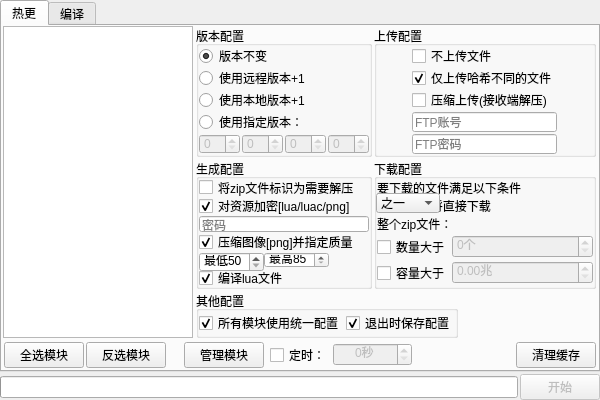
<?xml version="1.0" encoding="UTF-8"?>
<ui version="4.0">
 <class>ToolForm</class>
 <widget class="QWidget" name="ToolForm">
  <property name="windowModality">
   <enum>Qt::WindowModal</enum>
  </property>
  <property name="geometry">
   <rect>
    <x>0</x>
    <y>0</y>
    <width>600</width>
    <height>400</height>
   </rect>
  </property>
  <property name="sizePolicy">
   <sizepolicy hsizetype="Fixed" vsizetype="Fixed">
    <horstretch>0</horstretch>
    <verstretch>0</verstretch>
   </sizepolicy>
  </property>
  <property name="minimumSize">
   <size>
    <width>600</width>
    <height>400</height>
   </size>
  </property>
  <property name="maximumSize">
   <size>
    <width>600</width>
    <height>400</height>
   </size>
  </property>
  <property name="windowTitle">
   <string>工具</string>
  </property>
  <property name="windowIcon">
   <iconset>
    <normalon>:/res/IcoMain.ico</normalon>
   </iconset>
  </property>
  <layout class="QVBoxLayout" name="verticalLayout_2">
   <property name="spacing">
    <number>2</number>
   </property>
   <property name="leftMargin">
    <number>0</number>
   </property>
   <property name="topMargin">
    <number>0</number>
   </property>
   <property name="rightMargin">
    <number>0</number>
   </property>
   <property name="bottomMargin">
    <number>0</number>
   </property>
   <item>
    <widget class="QTabWidget" name="TabWidget">
     <property name="currentIndex">
      <number>0</number>
     </property>
     <widget class="QWidget" name="TabHotUpdate">
      <property name="sizePolicy">
       <sizepolicy hsizetype="Preferred" vsizetype="Preferred">
        <horstretch>0</horstretch>
        <verstretch>0</verstretch>
       </sizepolicy>
      </property>
      <attribute name="title">
       <string>热更</string>
      </attribute>
      <layout class="QVBoxLayout" name="verticalLayout" stretch="20,1">
       <property name="spacing">
        <number>2</number>
       </property>
       <property name="leftMargin">
        <number>0</number>
       </property>
       <property name="topMargin">
        <number>0</number>
       </property>
       <property name="rightMargin">
        <number>0</number>
       </property>
       <property name="bottomMargin">
        <number>0</number>
       </property>
       <item>
        <layout class="QGridLayout" name="gridLayout_6" columnstretch="4,5">
         <property name="leftMargin">
          <number>0</number>
         </property>
         <property name="topMargin">
          <number>0</number>
         </property>
         <property name="rightMargin">
          <number>0</number>
         </property>
         <property name="bottomMargin">
          <number>0</number>
         </property>
         <property name="horizontalSpacing">
          <number>2</number>
         </property>
         <item row="0" column="0">
          <widget class="QTreeWidget" name="ModuleTreeWidget">
           <property name="minimumSize">
            <size>
             <width>190</width>
             <height>0</height>
            </size>
           </property>
           <property name="maximumSize">
            <size>
             <width>190</width>
             <height>16777215</height>
            </size>
           </property>
           <property name="selectionBehavior">
            <enum>QAbstractItemView::SelectItems</enum>
           </property>
           <property name="indentation">
            <number>12</number>
           </property>
           <attribute name="headerVisible">
            <bool>false</bool>
           </attribute>
           <column>
            <property name="text">
             <string notr="true">1</string>
            </property>
           </column>
          </widget>
         </item>
         <item row="0" column="1">
          <widget class="QWidget" name="SettingWidget" native="true">
           <property name="minimumSize">
            <size>
             <width>400</width>
             <height>0</height>
            </size>
           </property>
           <property name="maximumSize">
            <size>
             <width>400</width>
             <height>16777215</height>
            </size>
           </property>
           <layout class="QGridLayout" name="gridLayout_3">
            <property name="leftMargin">
             <number>0</number>
            </property>
            <property name="topMargin">
             <number>0</number>
            </property>
            <property name="rightMargin">
             <number>0</number>
            </property>
            <property name="bottomMargin">
             <number>0</number>
            </property>
            <property name="spacing">
             <number>2</number>
            </property>
            <item row="0" column="2">
             <widget class="QGroupBox" name="UploadGroupBox">
              <property name="title">
               <string>上传配置</string>
              </property>
              <layout class="QGridLayout" name="gridLayout_2">
               <property name="leftMargin">
                <number>0</number>
               </property>
               <property name="topMargin">
                <number>0</number>
               </property>
               <property name="rightMargin">
                <number>0</number>
               </property>
               <property name="bottomMargin">
                <number>0</number>
               </property>
               <property name="spacing">
                <number>2</number>
               </property>
               <item row="0" column="0">
                <widget class="QCheckBox" name="NoUploadCheckBox">
                 <property name="sizePolicy">
                  <sizepolicy hsizetype="Fixed" vsizetype="Fixed">
                   <horstretch>0</horstretch>
                   <verstretch>0</verstretch>
                  </sizepolicy>
                 </property>
                 <property name="text">
                  <string>不上传文件</string>
                 </property>
                </widget>
               </item>
               <item row="1" column="0">
                <widget class="QCheckBox" name="UploadDiffHashCheckBox">
                 <property name="enabled">
                  <bool>true</bool>
                 </property>
                 <property name="sizePolicy">
                  <sizepolicy hsizetype="Fixed" vsizetype="Fixed">
                   <horstretch>0</horstretch>
                   <verstretch>0</verstretch>
                  </sizepolicy>
                 </property>
                 <property name="text">
                  <string>仅上传哈希不同的文件</string>
                 </property>
                 <property name="checked">
                  <bool>true</bool>
                 </property>
                </widget>
               </item>
               <item row="2" column="0">
                <widget class="QCheckBox" name="UploadZipCheckBox">
                 <property name="sizePolicy">
                  <sizepolicy hsizetype="Fixed" vsizetype="Fixed">
                   <horstretch>0</horstretch>
                   <verstretch>0</verstretch>
                  </sizepolicy>
                 </property>
                 <property name="font">
                  <font>
                   <pointsize>9</pointsize>
                  </font>
                 </property>
                 <property name="text">
                  <string>压缩上传(接收端解压)</string>
                 </property>
                </widget>
               </item>
               <item row="3" column="0">
                <widget class="QLineEdit" name="FtpAccountLineEdit">
                 <property name="sizePolicy">
                  <sizepolicy hsizetype="Preferred" vsizetype="Fixed">
                   <horstretch>0</horstretch>
                   <verstretch>0</verstretch>
                  </sizepolicy>
                 </property>
                 <property name="maxLength">
                  <number>32</number>
                 </property>
                 <property name="placeholderText">
                  <string>FTP账号</string>
                 </property>
                 <property name="clearButtonEnabled">
                  <bool>true</bool>
                 </property>
                </widget>
               </item>
               <item row="4" column="0">
                <widget class="QLineEdit" name="FtpPasswordLineEdit">
                 <property name="sizePolicy">
                  <sizepolicy hsizetype="Preferred" vsizetype="Fixed">
                   <horstretch>0</horstretch>
                   <verstretch>0</verstretch>
                  </sizepolicy>
                 </property>
                 <property name="maxLength">
                  <number>32</number>
                 </property>
                 <property name="placeholderText">
                  <string>FTP密码</string>
                 </property>
                 <property name="clearButtonEnabled">
                  <bool>true</bool>
                 </property>
                </widget>
               </item>
              </layout>
             </widget>
            </item>
            <item row="0" column="1">
             <widget class="QGroupBox" name="VersionGroupBox">
              <property name="title">
               <string>版本配置</string>
              </property>
              <layout class="QGridLayout" name="gridLayout">
               <property name="leftMargin">
                <number>0</number>
               </property>
               <property name="topMargin">
                <number>0</number>
               </property>
               <property name="rightMargin">
                <number>0</number>
               </property>
               <property name="bottomMargin">
                <number>0</number>
               </property>
               <property name="spacing">
                <number>2</number>
               </property>
               <item row="0" column="0" colspan="2">
                <widget class="QRadioButton" name="V3RadioButton">
                 <property name="sizePolicy">
                  <sizepolicy hsizetype="Fixed" vsizetype="Fixed">
                   <horstretch>0</horstretch>
                   <verstretch>0</verstretch>
                  </sizepolicy>
                 </property>
                 <property name="text">
                  <string>版本不变</string>
                 </property>
                 <property name="checked">
                  <bool>true</bool>
                 </property>
                </widget>
               </item>
               <item row="2" column="0" colspan="3">
                <widget class="QRadioButton" name="V2RadioButton">
                 <property name="sizePolicy">
                  <sizepolicy hsizetype="Fixed" vsizetype="Fixed">
                   <horstretch>0</horstretch>
                   <verstretch>0</verstretch>
                  </sizepolicy>
                 </property>
                 <property name="text">
                  <string>使用本地版本+1</string>
                 </property>
                </widget>
               </item>
               <item row="3" column="0" colspan="3">
                <widget class="QRadioButton" name="V4RadioButton">
                 <property name="sizePolicy">
                  <sizepolicy hsizetype="Fixed" vsizetype="Fixed">
                   <horstretch>0</horstretch>
                   <verstretch>0</verstretch>
                  </sizepolicy>
                 </property>
                 <property name="text">
                  <string>使用指定版本：</string>
                 </property>
                </widget>
               </item>
               <item row="4" column="0">
                <widget class="QSpinBox" name="V1SpinBox">
                 <property name="enabled">
                  <bool>false</bool>
                 </property>
                </widget>
               </item>
               <item row="4" column="1">
                <widget class="QSpinBox" name="V2SpinBox">
                 <property name="enabled">
                  <bool>false</bool>
                 </property>
                </widget>
               </item>
               <item row="4" column="2">
                <widget class="QSpinBox" name="V3SpinBox">
                 <property name="enabled">
                  <bool>false</bool>
                 </property>
                </widget>
               </item>
               <item row="4" column="3">
                <widget class="QSpinBox" name="V4SpinBox">
                 <property name="enabled">
                  <bool>false</bool>
                 </property>
                </widget>
               </item>
               <item row="1" column="0" colspan="3">
                <widget class="QRadioButton" name="V1RadioButton">
                 <property name="text">
                  <string>使用远程版本+1</string>
                 </property>
                </widget>
               </item>
              </layout>
             </widget>
            </item>
            <item row="1" column="2">
             <widget class="QGroupBox" name="DownloadGroupBox">
              <property name="title">
               <string>下载配置</string>
              </property>
              <layout class="QGridLayout" name="gridLayout_5">
               <property name="leftMargin">
                <number>0</number>
               </property>
               <property name="topMargin">
                <number>0</number>
               </property>
               <property name="rightMargin">
                <number>0</number>
               </property>
               <property name="bottomMargin">
                <number>0</number>
               </property>
               <property name="spacing">
                <number>2</number>
               </property>
               <item row="0" column="0" colspan="2">
                <widget class="QLabel" name="label">
                 <property name="enabled">
                  <bool>true</bool>
                 </property>
                 <property name="sizePolicy">
                  <sizepolicy hsizetype="Fixed" vsizetype="Fixed">
                   <horstretch>0</horstretch>
                   <verstretch>0</verstretch>
                  </sizepolicy>
                 </property>
                 <property name="text">
                  <string>要下载的文件满足以下条件
         时，将直接下载
整个zip文件：</string>
                 </property>
                 <property name="textFormat">
                  <enum>Qt::PlainText</enum>
                 </property>
                 <property name="scaledContents">
                  <bool>false</bool>
                 </property>
                 <property name="margin">
                  <number>0</number>
                 </property>
                 <property name="indent">
                  <number>-1</number>
                 </property>
                </widget>
               </item>
               <item row="1" column="0">
                <widget class="QCheckBox" name="NumFilterCheckBox">
                 <property name="sizePolicy">
                  <sizepolicy hsizetype="Fixed" vsizetype="Fixed">
                   <horstretch>0</horstretch>
                   <verstretch>0</verstretch>
                  </sizepolicy>
                 </property>
                 <property name="text">
                  <string>数量大于</string>
                 </property>
                </widget>
               </item>
               <item row="1" column="1">
                <widget class="QSpinBox" name="NumFilterSpinBox">
                 <property name="enabled">
                  <bool>false</bool>
                 </property>
                 <property name="sizePolicy">
                  <sizepolicy hsizetype="Expanding" vsizetype="Fixed">
                   <horstretch>0</horstretch>
                   <verstretch>0</verstretch>
                  </sizepolicy>
                 </property>
                 <property name="suffix">
                  <string>个</string>
                 </property>
                 <property name="maximum">
                  <number>9999</number>
                 </property>
                </widget>
               </item>
               <item row="2" column="0">
                <widget class="QCheckBox" name="SizeFilterCheckBox">
                 <property name="sizePolicy">
                  <sizepolicy hsizetype="Fixed" vsizetype="Fixed">
                   <horstretch>0</horstretch>
                   <verstretch>0</verstretch>
                  </sizepolicy>
                 </property>
                 <property name="text">
                  <string>容量大于</string>
                 </property>
                </widget>
               </item>
               <item row="2" column="1">
                <widget class="QDoubleSpinBox" name="SizeFilterSpinBox">
                 <property name="enabled">
                  <bool>false</bool>
                 </property>
                 <property name="sizePolicy">
                  <sizepolicy hsizetype="Expanding" vsizetype="Fixed">
                   <horstretch>0</horstretch>
                   <verstretch>0</verstretch>
                  </sizepolicy>
                 </property>
                 <property name="prefix">
                  <string/>
                 </property>
                 <property name="suffix">
                  <string>兆</string>
                 </property>
                 <property name="decimals">
                  <number>2</number>
                 </property>
                </widget>
               </item>
              </layout>
              <widget class="QComboBox" name="DownloadFilterComboBox">
               <property name="geometry">
                <rect>
                 <x>2</x>
                 <y>34</y>
                 <width>64</width>
                 <height>20</height>
                </rect>
               </property>
               <property name="sizePolicy">
                <sizepolicy hsizetype="Preferred" vsizetype="Preferred">
                 <horstretch>0</horstretch>
                 <verstretch>0</verstretch>
                </sizepolicy>
               </property>
               <item>
                <property name="text">
                 <string>之一</string>
                </property>
               </item>
               <item>
                <property name="text">
                 <string>全部</string>
                </property>
               </item>
              </widget>
              <zorder>NumFilterCheckBox</zorder>
              <zorder>NumFilterSpinBox</zorder>
              <zorder>SizeFilterCheckBox</zorder>
              <zorder>SizeFilterSpinBox</zorder>
              <zorder>label</zorder>
              <zorder>DownloadFilterComboBox</zorder>
             </widget>
            </item>
            <item row="1" column="1">
             <widget class="QGroupBox" name="GenerateGroupBox">
              <property name="title">
               <string>生成配置</string>
              </property>
              <layout class="QGridLayout" name="gridLayout_4">
               <property name="leftMargin">
                <number>0</number>
               </property>
               <property name="topMargin">
                <number>0</number>
               </property>
               <property name="rightMargin">
                <number>0</number>
               </property>
               <property name="bottomMargin">
                <number>0</number>
               </property>
               <property name="horizontalSpacing">
                <number>0</number>
               </property>
               <property name="verticalSpacing">
                <number>2</number>
               </property>
               <item row="0" column="0" colspan="2">
                <widget class="QCheckBox" name="UncomperssZipCheckBox">
                 <property name="sizePolicy">
                  <sizepolicy hsizetype="Fixed" vsizetype="Fixed">
                   <horstretch>0</horstretch>
                   <verstretch>0</verstretch>
                  </sizepolicy>
                 </property>
                 <property name="text">
                  <string>将zip文件标识为需要解压</string>
                 </property>
                </widget>
               </item>
               <item row="1" column="0" colspan="2">
                <widget class="QCheckBox" name="EncryptResCheckBox">
                 <property name="text">
                  <string>对资源加密[lua/luac/png]</string>
                 </property>
                 <property name="checked">
                  <bool>true</bool>
                 </property>
                </widget>
               </item>
               <item row="2" column="0" colspan="2">
                <widget class="QLineEdit" name="EncryptResPasswordLineEdit">
                 <property name="sizePolicy">
                  <sizepolicy hsizetype="Preferred" vsizetype="Fixed">
                   <horstretch>0</horstretch>
                   <verstretch>0</verstretch>
                  </sizepolicy>
                 </property>
                 <property name="maxLength">
                  <number>16</number>
                 </property>
                 <property name="placeholderText">
                  <string>密码</string>
                 </property>
                 <property name="clearButtonEnabled">
                  <bool>true</bool>
                 </property>
                </widget>
               </item>
               <item row="3" column="0" colspan="2">
                <widget class="QCheckBox" name="CompressImgCheckBox">
                 <property name="text">
                  <string>压缩图像[png]并指定质量</string>
                 </property>
                 <property name="checked">
                  <bool>true</bool>
                 </property>
                </widget>
               </item>
               <item row="4" column="0">
                <widget class="QSpinBox" name="MinQualitySpinBox">
                 <property name="sizePolicy">
                  <sizepolicy hsizetype="Fixed" vsizetype="Fixed">
                   <horstretch>0</horstretch>
                   <verstretch>0</verstretch>
                  </sizepolicy>
                 </property>
                 <property name="minimumSize">
                  <size>
                   <width>64</width>
                   <height>20</height>
                  </size>
                 </property>
                 <property name="prefix">
                  <string>最低</string>
                 </property>
                 <property name="minimum">
                  <number>50</number>
                 </property>
                </widget>
               </item>
               <item row="4" column="1" alignment="Qt::AlignLeft">
                <widget class="QSpinBox" name="MaxQualitySpinBox">
                 <property name="sizePolicy">
                  <sizepolicy hsizetype="Fixed" vsizetype="Fixed">
                   <horstretch>0</horstretch>
                   <verstretch>0</verstretch>
                  </sizepolicy>
                 </property>
                 <property name="prefix">
                  <string>最高</string>
                 </property>
                 <property name="minimum">
                  <number>85</number>
                 </property>
                </widget>
               </item>
               <item row="5" column="0" colspan="2">
                <widget class="QCheckBox" name="CompileLuaCheckBox">
                 <property name="text">
                  <string>编译lua文件</string>
                 </property>
                 <property name="checked">
                  <bool>true</bool>
                 </property>
                </widget>
               </item>
              </layout>
             </widget>
            </item>
            <item row="2" column="1" colspan="2" alignment="Qt::AlignLeft">
             <widget class="QGroupBox" name="OtherSettingGroupBox">
              <property name="sizePolicy">
               <sizepolicy hsizetype="Fixed" vsizetype="Fixed">
                <horstretch>0</horstretch>
                <verstretch>0</verstretch>
               </sizepolicy>
              </property>
              <property name="title">
               <string>其他配置</string>
              </property>
              <layout class="QHBoxLayout" name="horizontalLayout_5">
               <property name="spacing">
                <number>2</number>
               </property>
               <property name="leftMargin">
                <number>0</number>
               </property>
               <property name="topMargin">
                <number>0</number>
               </property>
               <property name="rightMargin">
                <number>0</number>
               </property>
               <property name="bottomMargin">
                <number>0</number>
               </property>
               <item>
                <widget class="QCheckBox" name="UniqueConfigCheckBox">
                 <property name="text">
                  <string>所有模块使用统一配置</string>
                 </property>
                 <property name="checked">
                  <bool>true</bool>
                 </property>
                </widget>
               </item>
               <item>
                <widget class="QCheckBox" name="SaveOnExitCheckBox">
                 <property name="text">
                  <string>退出时保存配置</string>
                 </property>
                 <property name="checked">
                  <bool>true</bool>
                 </property>
                </widget>
               </item>
              </layout>
             </widget>
            </item>
           </layout>
          </widget>
         </item>
        </layout>
       </item>
       <item>
        <layout class="QHBoxLayout" name="horizontalLayout_4" stretch="4,5">
         <property name="spacing">
          <number>2</number>
         </property>
         <item>
          <layout class="QHBoxLayout" name="horizontalLayout_2">
           <property name="spacing">
            <number>2</number>
           </property>
           <property name="leftMargin">
            <number>2</number>
           </property>
           <property name="topMargin">
            <number>2</number>
           </property>
           <property name="rightMargin">
            <number>2</number>
           </property>
           <property name="bottomMargin">
            <number>2</number>
           </property>
           <item>
            <widget class="QPushButton" name="SelectAllButton">
             <property name="text">
              <string>全选模块</string>
             </property>
             <property name="icon">
              <iconset resource="UI.qrc">
               <normaloff>:/res/ImgPlus.png</normaloff>:/res/ImgPlus.png</iconset>
             </property>
            </widget>
           </item>
           <item>
            <widget class="QPushButton" name="SelectOtherButton">
             <property name="text">
              <string>反选模块</string>
             </property>
             <property name="icon">
              <iconset resource="UI.qrc">
               <normaloff>:/res/ImgDel.png</normaloff>:/res/ImgDel.png</iconset>
             </property>
            </widget>
           </item>
           <item>
            <spacer name="horizontalSpacer">
             <property name="orientation">
              <enum>Qt::Horizontal</enum>
             </property>
             <property name="sizeHint" stdset="0">
              <size>
               <width>1</width>
               <height>20</height>
              </size>
             </property>
            </spacer>
           </item>
           <item>
            <widget class="QPushButton" name="ManageModuleButton">
             <property name="sizePolicy">
              <sizepolicy hsizetype="Minimum" vsizetype="Fixed">
               <horstretch>0</horstretch>
               <verstretch>0</verstretch>
              </sizepolicy>
             </property>
             <property name="text">
              <string>管理模块</string>
             </property>
             <property name="icon">
              <iconset resource="UI.qrc">
               <normaloff>:/res/ImgGear.png</normaloff>:/res/ImgGear.png</iconset>
             </property>
            </widget>
           </item>
          </layout>
         </item>
         <item>
          <layout class="QHBoxLayout" name="horizontalLayout_3">
           <property name="spacing">
            <number>2</number>
           </property>
           <property name="leftMargin">
            <number>2</number>
           </property>
           <property name="topMargin">
            <number>2</number>
           </property>
           <property name="rightMargin">
            <number>2</number>
           </property>
           <property name="bottomMargin">
            <number>2</number>
           </property>
           <item>
            <widget class="QCheckBox" name="StartTimerCheckBox">
             <property name="text">
              <string>定时：</string>
             </property>
            </widget>
           </item>
           <item>
            <widget class="QSpinBox" name="StartTimerSpinBox">
             <property name="enabled">
              <bool>false</bool>
             </property>
             <property name="wrapping">
              <bool>false</bool>
             </property>
             <property name="alignment">
              <set>Qt::AlignCenter</set>
             </property>
             <property name="suffix">
              <string>秒</string>
             </property>
             <property name="maximum">
              <number>100000</number>
             </property>
             <property name="singleStep">
              <number>1800</number>
             </property>
            </widget>
           </item>
           <item>
            <spacer name="horizontalSpacer_2">
             <property name="orientation">
              <enum>Qt::Horizontal</enum>
             </property>
             <property name="sizeType">
              <enum>QSizePolicy::Expanding</enum>
             </property>
             <property name="sizeHint" stdset="0">
              <size>
               <width>1</width>
               <height>20</height>
              </size>
             </property>
            </spacer>
           </item>
           <item>
            <widget class="QPushButton" name="ClearTempButton">
             <property name="text">
              <string>清理缓存</string>
             </property>
             <property name="icon">
              <iconset resource="UI.qrc">
               <normaloff>:/res/ImgClear.png</normaloff>:/res/ImgClear.png</iconset>
             </property>
            </widget>
           </item>
          </layout>
         </item>
        </layout>
       </item>
      </layout>
     </widget>
     <widget class="QWidget" name="TabCompile">
      <attribute name="title">
       <string>编译</string>
      </attribute>
     </widget>
    </widget>
   </item>
   <item>
    <layout class="QHBoxLayout" name="horizontalLayout">
     <property name="spacing">
      <number>2</number>
     </property>
     <item>
      <widget class="QProgressBar" name="ProgressBar">
       <property name="textVisible">
        <bool>false</bool>
       </property>
      </widget>
     </item>
     <item>
      <widget class="QPushButton" name="StartButton">
       <property name="enabled">
        <bool>false</bool>
       </property>
       <property name="text">
        <string>开始</string>
       </property>
       <property name="icon">
        <iconset resource="UI.qrc">
         <normaloff>:/res/ImgCheck.png</normaloff>:/res/ImgCheck.png</iconset>
       </property>
      </widget>
     </item>
    </layout>
   </item>
  </layout>
 </widget>
 <resources>
  <include location="UI.qrc"/>
 </resources>
 <connections/>
</ui>
